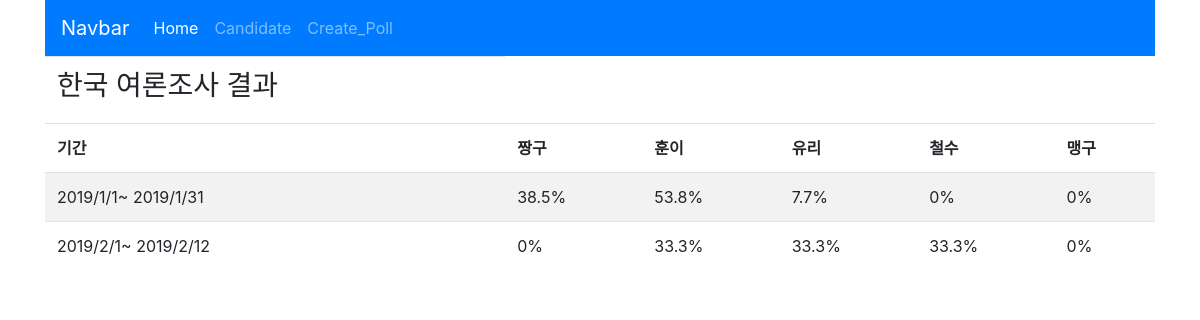
Page /candidate/areas/한국/results on the earlier database version.
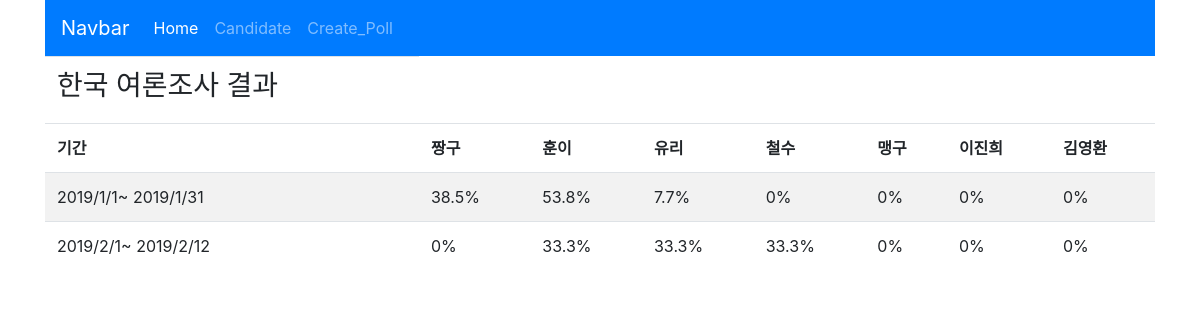
Same page on the later database version.
### elections/models.py (models this page shows, shortened)
class Candidate(models.Model):
    name = models.CharField(max_length=10)
    introduction = models.TextField()
    area = models.CharField(max_length=15)
    party_number = models.IntegerField(default=1)

### elections/views.py (the view)
# urls.py: re_path('candidate/areas/(?P<area>.+)/results$', views.results),
def results(request, area):
    candidates = Candidate.objects.filter(area = area)
    polls = Poll.objects.filter(area = area)
    poll_result = []
    for poll in polls:
        result = {}
        result['start_date'] = poll.start_date
        result['end_date'] = poll.end_date
        total_votes = Choice.objects.filter(poll_id = poll.id).aggregate(Sum('votes'))
        result['total_votes'] = total_votes['votes__sum']
        rates = []
        for candidate in candidates:
            try:
                choice = Choice.objects.get(poll_id = poll.id, candidate_id = candidate.id)
                rates.append(round(choice.votes * 100 / result['total_votes'], 1))
            except:
                rates.append(0)
        result['rates'] = rates
        poll_result.append(result)
    context = {'candidates': candidates, 'area': area, 'poll_result': poll_result}
    return render(request, 'elections/result.html', context)

### elections/templates/elections/result.html (shortened to what this page needs)
{% extends "elections/layout.html" %}
{% block content %}
<table class="table table-striped">
    <thead>
    <tr>
        <td><h3>{{area}} 여론조사 결과</h3></td>
    </tr>
    <tr>
        <td><B>기간</B></td>
        {% for candidate in candidates %}
        <td><B>{{candidate.name}}</B></td>
        {% endfor %}
    </tr>
    </thead>
    <tbody>
    {% for result in poll_result %}
    <tr>
        <td>
            {{result.start_date.year}}/{{result.start_date.month}}/{{result.start_date.day}}~
            {{result.end_date.year}}/{{result.end_date.month}}/{{result.end_date.day}}
        </td>
        {% for rate in result.rates %}
        <td> {{rate}}%</td>
        {% endfor %}
    </tr>
    {% endfor %}
</table>
{% endblock %}

Differences in the rows shown:
added Candidate: name "이진희"
added Candidate: name "김영환"
Other differences:
new list line: "0 % 0 %"
